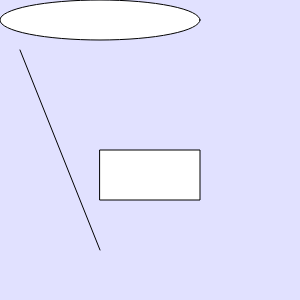
Frame 1 (no input)
Frame 60 (no input): identical to frame 1, image omitted
Frame 120 (the mouse pressed at the canvas centre since frame 60): identical to frame 1, image omitted

The p5.js sketch that drew this single still picture (run headless with seeded random() and noise() and a simulated clock; from frame 60 on, the mouse is pressed at the canvas centre):

// p5.js sketch
// ── sketch.js
    function setup() {
        createCanvas(300, 300);
        background(225,225,2000000);
        
        rect(100,150,100,50);
        ellipse(100,20,200,40);
        line(20, 50, 100, 250);
    } 

function draw(){

}
